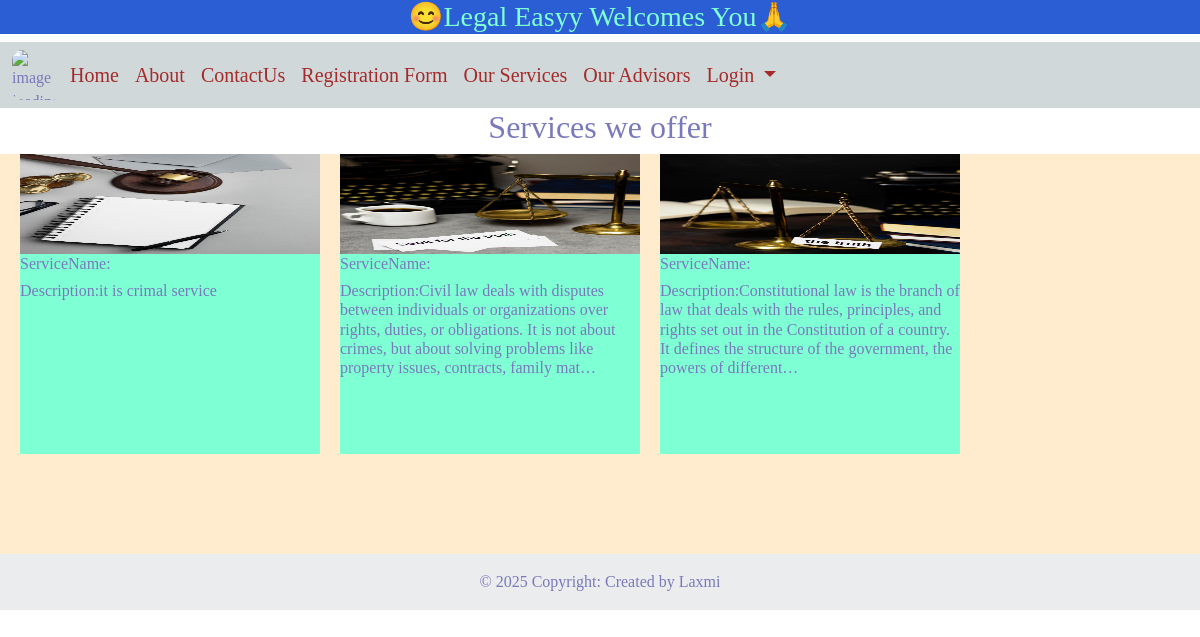
Page /view_services/ on the committed database.
### legal_app/models.py (models this page shows)
class FirmService(models.Model):
     service_type=models.CharField(max_length=100,primary_key=True)
     service_description=models.TextField(default="",null=False)
     service_pic=models.FileField(upload_to="service_pic/",default="")

### legal_app/views.py (the view)
# urls.py: path("view_services/",views.view_services,name="view_services"),
def  view_services(request):
    FirmService_list=FirmService.objects.all()#select * from firm service
    context={
               "service_key":FirmService_list
    }
    return render(request,'legal_app/html/view_services.html',context)

### legal_app/templates/legal_app/html/view_services.html (shortened to what this page needs)
<!DOCTYPE html>
{% load static%}
<html lang="en">
<head>
     {% include 'legal_app/common/common_css.html' %}
</head>
<body>
  <div class="main-div">
    <div class="container-fluid" style="background-color: #2b5ed4;">
      <h3 style="text-align: center;color: aquamarine;">
      😊Legal Easyy Welcomes You🙏</h3>
    </div>
{% include 'legal_app/common/header.html' %}
   <h2 style="text-align: center;">Services we offer</h2>
    <div class="flex-container">
      {%for s in service_key%}
      <div class="item-div">
        <img src="/media/{{s.service_pic}}" alt="">
        <h6>ServiceName:{{s.service_name}}</h6>
        <h6>Description:{{s.service_description|truncatechars:200}}</h6>
      </div>
  {%endfor%}
  </div>
    {% include 'legal_app/common/footer.html'%}
</body>
</html>

### legal_app/templates/legal_app/common/common_css.html (shortened to what this page needs)
{% load static    %}
 <link href="https://cdn.jsdelivr.net/npm/bootstrap@5.3.7/dist/css/bootstrap.min.css" rel="stylesheet">
 <link rel="stylesheet" href="https://cdnjs.cloudflare.com/ajax/libs/font-awesome/6.7.2/css/all.min.css" />
 <link rel="stylesheet" href="{% static 'legal_app/css/style.css' %}">
 <link rel="stylesheet" href="{% static 'legal_app/css/style.css' %}">

### legal_app/templates/legal_app/common/header.html (shortened to what this page needs)
{% load static  %}
<nav class="navbar navbar-expand-lg" style="background-color:#d1d8d9">
  <div class="container-fluid">
    <img src="{%  static 'legal_app/images/pic2.jpg'    %}"   alt="image loading" style="width:50px;height:50px; border-radius: 20%; margin-bottom: 0p;">
    <div class="collapse navbar-collapse" id="navbarSupportedContent">
      <ul class="navbar-nav me-auto mb-lg-0 mb-lg-0">
        <li class="nav-item">
          <a class="nav-link active" aria-current="page" href="/">Home</a>
        </li>
        <li class="nav-item">
          <a class="nav-link" href="/about/">About</a>
        </li></li>
        <li class="nav-item">
          <a class="nav-link" href="/contact_us/">ContactUs</a>
        </li>
        <li class="nav-item">
          <a class="nav-link" href="/user_registration/">Registration Form</a>
        <li class="nav-item">
          <a class="nav-link" href="/view_services/">Our Services</a>
        </li>
        <li class="nav-item">
          <a class="nav-link" href="/our_advisors/">Our Advisors</a>
        </li>
        <li class="nav-item dropdown">
          <a class="nav-link dropdown-toggle" href="#" role="button" data-bs-toggle="dropdown" aria-expanded="false">
            Login
          </a>
        </li>
      </ul>
    </div>
  </div>
</nav>

### legal_app/templates/legal_app/common/footer.html
<footer class="bg-body-tertiary text-center text-lg-start">
  <div class="text-center p-3" style="background-color: rgba(0, 0, 0, 0.05);">
    © 2025 Copyright: Created by Laxmi
</footer>

### legal_app/static/legal_app/css/style.css (style rules this page uses)
body,html { min-height: 100vh; display: flex; flex-direction: column; }
.main-div { flex:1; }
* { font-family: cinzel; box-sizing: border-box; color: rgb(121, 121, 187); }

### legal_app/templates/legal_app/html/view_services.html (style rules this page uses)
.flex-container { display: flex; width: 100%; height: 400px; background-color: blanchedalmond; flex-wrap: wrap; }
.item-div { width: 300px; height: 300px; background-color: aquamarine; margin-left: 20px; }
.item-div img { width: 100%; height: 100px; }

### legal_app/templates/legal_app/common/header.html (style rules this page uses)
.nav-link,.dropdown-item { color: brown!important; font-size: 20px; font-family: Georgia; }

### rows in the picture
FirmService: service_pic (picture), service_description "it is crimal service"
FirmService: service_pic (picture), service_description "Civil law deals with disputes between individuals or organizations over rights, duties, or obligations. It is not about crimes, but about solving problems like property issues, contracts, family mat…"
FirmService: service_pic (picture), service_description "Constitutional law is the branch of law that deals with the rules, principles, and rights set out in the Constitution of a country. It defines the structure of the government, the powers of different…"
